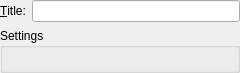
<?xml version="1.0" encoding="UTF-8"?>
<ui version="4.0">
 <class>InfoPluginSettingsPaneClass</class>
 <widget class="QWidget" name="InfoPluginSettingsPaneClass">
  <property name="geometry">
   <rect>
    <x>0</x>
    <y>0</y>
    <width>240</width>
    <height>69</height>
   </rect>
  </property>
  <property name="windowTitle">
   <string>InfoPluginSettingsPane</string>
  </property>
  <layout class="QGridLayout" name="gridLayout">
   <property name="margin">
    <number>0</number>
   </property>
   <item row="0" column="0">
    <widget class="QLabel" name="label">
     <property name="text">
      <string>&amp;Title:</string>
     </property>
     <property name="buddy">
      <cstring>captionInput</cstring>
     </property>
    </widget>
   </item>
   <item row="0" column="1">
    <widget class="QLineEdit" name="captionInput">
     <property name="toolTip">
      <string>&lt;html&gt;The title displayed for the plugin in the main window&lt;/html&gt;</string>
     </property>
    </widget>
   </item>
   <item row="1" column="0" colspan="2">
    <widget class="QGroupBox" name="infoPluginSettingsPane">
     <property name="title">
      <string>Settings</string>
     </property>
     <layout class="QVBoxLayout" name="verticalLayout"/>
    </widget>
   </item>
  </layout>
 </widget>
 <layoutdefault spacing="6" margin="11"/>
 <resources/>
 <connections/>
</ui>
